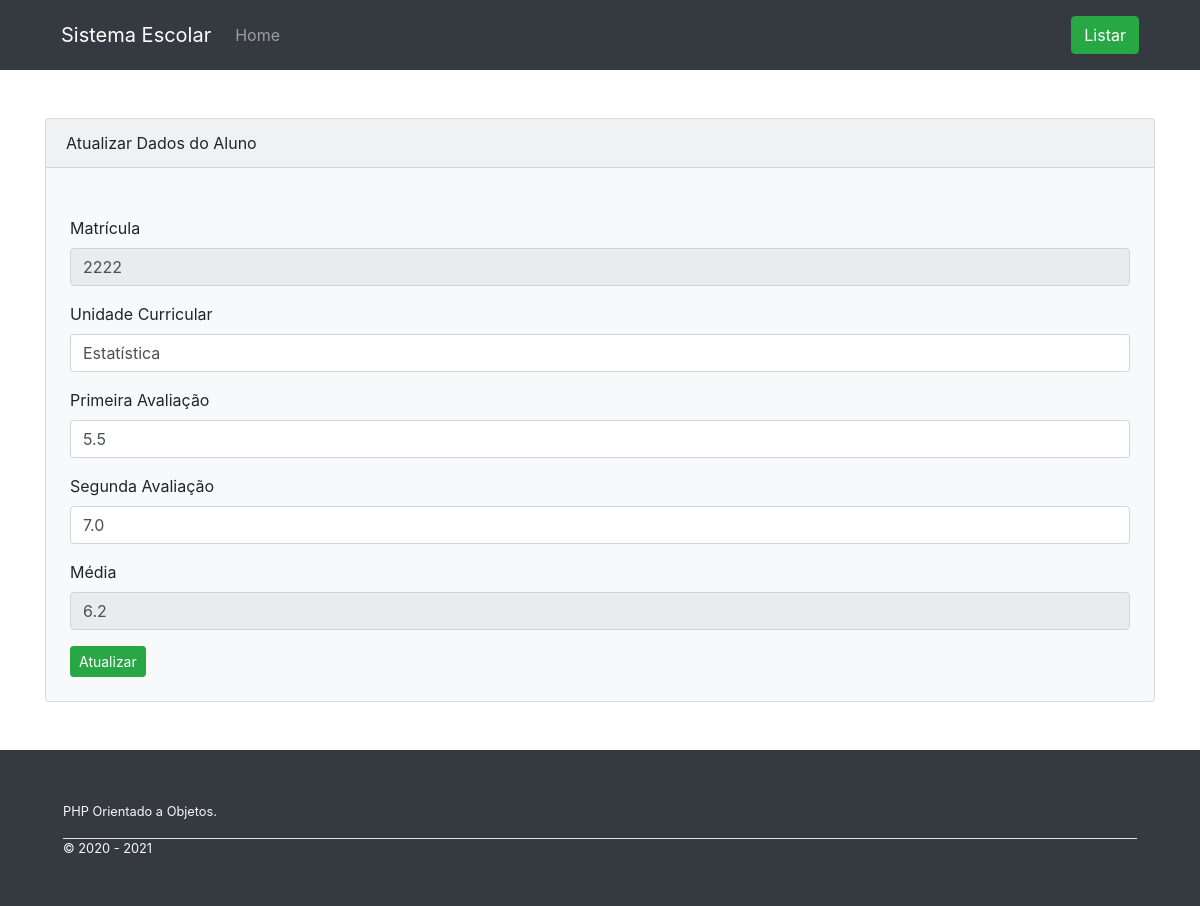
Page /editar_aluno.php?id_up=2222 on the committed database.
### tables this page shows
CREATE TABLE `alunos` (
  `matricula` int(11) NOT NULL,
  `unidade_curricular` varchar(50) NOT NULL,
  `primeira_avaliacao` double(2,1) NOT NULL,
  `segunda_avaliacao` double(2,1) NOT NULL,
  `media` double(2,1) DEFAULT NULL
);

### classe/Aluno.php (called while the page is built, shortened)
<?php
class Aluno{
	private $host = 'localhost';
	private $usuario = 'root';
	private $senha = '';
	private $banco = 'sistema_escolar';
	private $porta = '3306';
	private $dbh;
	public function __construct(){
		$dsn = 'mysql::host='.$this->host.';port='.$this->porta.';dbname='.$this->banco;
		$opcoes = [
			PDO::ATTR_PERSISTENT => true,
			PDO::ATTR_ERRMODE => PDO::ERRMODE_EXCEPTION
		];
		try {
			$this->dbh = new PDO($dsn, $this->usuario, $this->senha, $opcoes);
		} catch (PDOException $e) {
		    print "Error!: " . $e->getMessage() . "<br/>";
		    die();
		}
	}
	public function buscarDadosPessoa($matricula)
	{
		$sql = $this->dbh->prepare("SELECT * FROM alunos WHERE matricula = :m");
		$sql->bindValue(":m", $matricula);
		$sql->execute();
		$result = $sql->fetch(PDO::FETCH_ASSOC);
		return $result;
	}
}
?>

### editar_aluno.php (the view, shortened to what this page needs)
<?php
  include 'classe/Aluno.php';
  $doc = new Aluno();
?>
<!DOCTYPE html>
<html lang="pt-br">
<head>
	<link rel="stylesheet" href="https://cdn.jsdelivr.net/npm/bootstrap@4.5.3/dist/css/bootstrap.min.css">
</head>
<body>
	<header class="bg-dark">
	    <div class="container">
	        <nav class="navbar navbar-expand-sm navbar-dark">
	            <a class="navbar-brand" href="index.php">Sistema Escolar</a>
	            <div class="collapse navbar-collapse" id="navbarSupportedContent">
	                <ul class="navbar-nav mr-auto">
	                    <li class="nav-item">
	                        <a class="nav-link" href="index.php" data-tooltip="tooltip" title="Página Inicial">Home</a>
	                    </li>
	                </ul>
	                <span class="navbar-text">
	                    <a class="btn btn-success" href="listar.php" data-tooltip="tooltip">Listar</a>
	                </span>
	            </div>
	        </nav>
	    </div>
	</header>
	<div class="container">
		<div class="card bg-light mb-3 mt-5" style="">
		    <?php
		        if (isset($_GET['id_up']))
		        {
		            $id_update = addslashes($_GET['id_up']);
		            $result = $doc->buscarDadosPessoa($id_update);
		        }
		    ?>
		  <div class="card-header">Atualizar Dados do Aluno</div>
      <form action="salva_inserir_alunos.php" method="post" class="mt-4 p-4">
        <div class="form-group">
          <label for="matricula">Matrícula</label>
          <input type="text" class="form-control" value="<?php if(isset($result)){echo $result['matricula'];}?>" name="matricula" id="matricula" readonly="readonly">
        </div>
        <div class="form-group">
          <label for="unidade_curricular">Unidade Curricular</label>
          <input type="text" class="form-control" value="<?php if(isset($result)){echo $result['unidade_curricular'];}?>" name="unidade_curricular" id="unidade_curricular">
        </div>
        <div class="form-group">
          <label for="primeira_avaliacao">Primeira Avaliação</label>
          <input type="text" class="form-control" value="<?php if(isset($result)){echo $result['primeira_avaliacao'];}?>" name="primeira_avaliacao" id="primeira_avaliacao">
        </div>
        <div class="form-group">
          <label for="segunda_avaliacao">Segunda Avaliação</label>
          <input type="text" class="form-control" value="<?php if(isset($result)){echo $result['segunda_avaliacao'];}?>" name="segunda_avaliacao" id="segunda_avaliacao">
        </div>
        <div class="form-group">
          <label for="media">Média</label>
          <input type="text" class="form-control" value="<?php if(isset($result)){echo $result['media'];}?>" name="media" id="media" readonly="readonly">
        </div>
        <div>
          <button type="submit" class="btn btn-success btn-sm" id="botao">Atualizar</button>
        </div>
      </form>
		</div>
	</div>
	<footer class="bg-dark p-5 text-light mt-5">
		<div class="container">
			<small>
				PHP Orientado a Objetos.
				<div class="border-top mt-3">
					&COPY; 2020 - <?= date('Y') ?>
				</div>
			</small>
		</div>
	</footer>
</body>
</html>

### rows in the picture
alunos: matricula "2222", unidade_curricular "Estatística", primeira_avaliacao "5.5", segunda_avaliacao "7.0", media "6.2"
